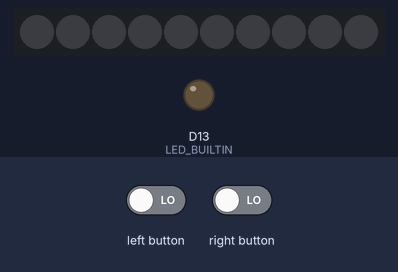
Simulated run of this sketch. Board: Adafruit Circuit Playground Express. Parts: 10 RGB LEDs in strip order, left to right, output pins drawn as LEDs (lit = HIGH). The inputs (shaded band) are chosen by the test bench.

Above: at 2.8 s.
2.9 s: left button driven HIGH and right button driven HIGH
At 3.6 s:
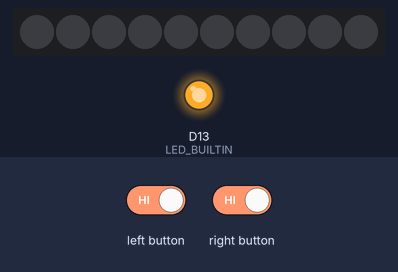
4.5 s: left button set LOW
At 6.2 s:
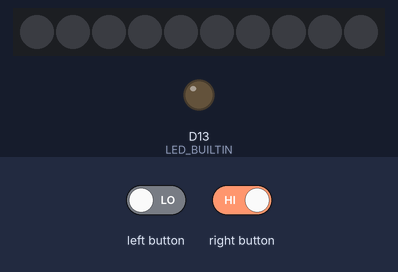
6.5 s: left button set HIGH
At 7.8 s:
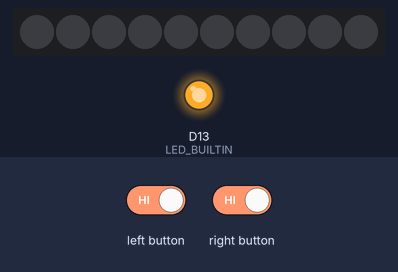
Timing chart, 0 to 9.5 s (numbered marks = the images above; inputs shaded):
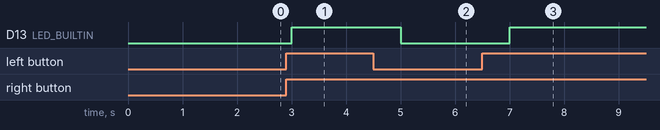

Measured:
- after the input at 2.9 s, D13 (LED_BUILTIN): LOW → HIGH after 0.10 s
- after the input at 4.5 s, D13 (LED_BUILTIN): HIGH → LOW after 0.50 s
- after the input at 6.5 s, D13 (LED_BUILTIN): LOW → HIGH after 0.50 s

The sketch:

AND.ino
```cpp
#include <Adafruit_CircuitPlayground.h>

bool leftButtonPressed;
bool rightButtonPressed;

void setup() {
  CircuitPlayground.begin();
}

void loop() {
  leftButtonPressed = CircuitPlayground.leftButton();
  rightButtonPressed = CircuitPlayground.rightButton();

    if (rightButtonPressed && leftButtonPressed) {
    digitalWrite(LED_BUILTIN, HIGH);
  } else { digitalWrite(LED_BUILTIN, LOW);
  }

  delay(1000);
}
```
